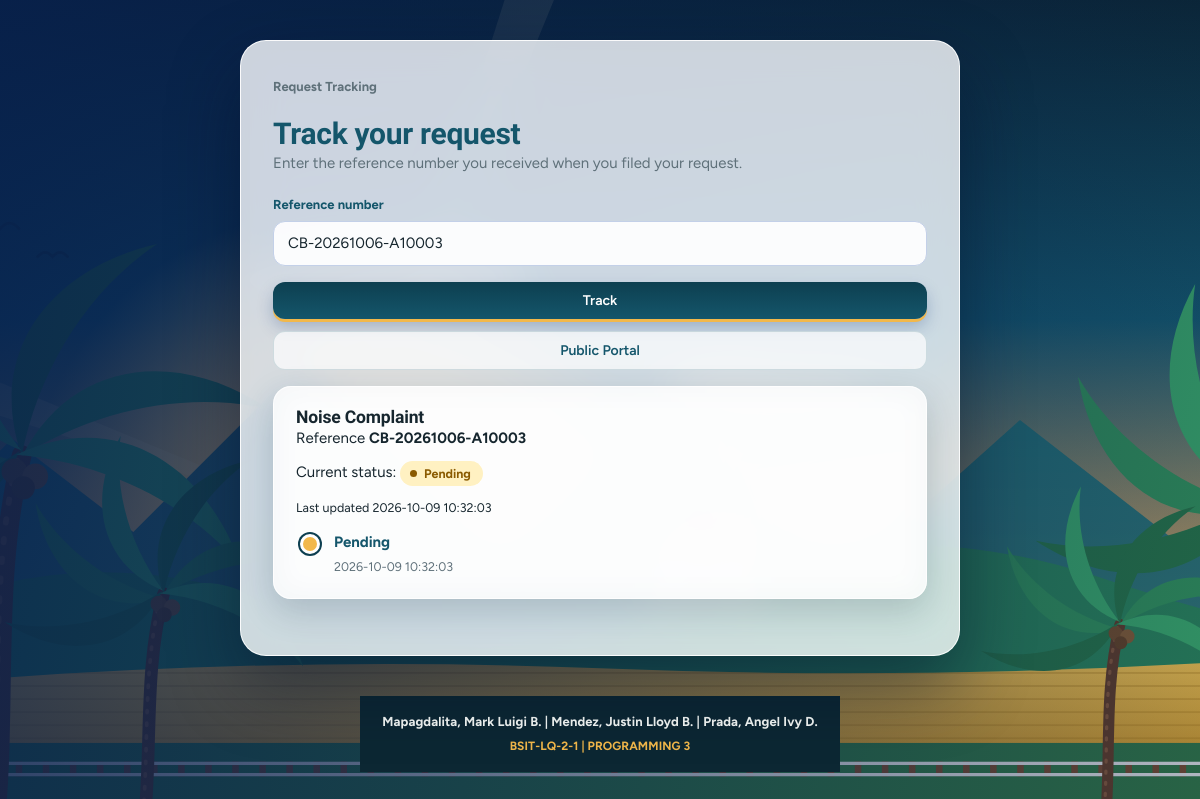
Screenshot of /track.php?reference=CB-20261006-A10003 (signed in) with the database file from the repository.
### tables this page shows
CREATE TABLE service_records (
    id INT AUTO_INCREMENT PRIMARY KEY,
    module_slug VARCHAR(80) NOT NULL,
    reference_no VARCHAR(60) NOT NULL UNIQUE,
    title VARCHAR(180) NOT NULL,
    resident_id INT NULL,
    requester_name VARCHAR(160),
    category VARCHAR(120),
    description TEXT,
    respondent_name VARCHAR(160) NULL,
    location VARCHAR(255) NULL,
    amount DECIMAL(10,2) DEFAULT 0,
    payment_method VARCHAR(40) NULL,
    payment_reference VARCHAR(100) NULL,
    attachment_path VARCHAR(255) NULL,
    attachment_name VARCHAR(255) NULL,
    status VARCHAR(80) NOT NULL DEFAULT 'Pending',
    priority VARCHAR(40) DEFAULT 'Normal',
    due_date DATE NULL,
    assigned_to INT NULL,
    created_by INT NULL,
    updated_by INT NULL,
    created_at DATETIME NOT NULL,
    updated_at DATETIME NOT NULL,
    deleted_at DATETIME NULL,
    deleted_by INT NULL,
    deleted_status VARCHAR(80) NULL,
    KEY idx_records_module_status (module_slug, status),
    KEY idx_records_due_date (due_date),
    KEY idx_records_resident (resident_id),
    KEY idx_records_updated (updated_at),
    FOREIGN KEY (resident_id) REFERENCES residents(id) ON DELETE SET NULL,
    FOREIGN KEY (assigned_to) REFERENCES users(id) ON DELETE SET NULL,
    FOREIGN KEY (created_by) REFERENCES users(id) ON DELETE SET NULL,
    FOREIGN KEY (updated_by) REFERENCES users(id) ON DELETE SET NULL
);

CREATE TABLE record_history (
    id INT AUTO_INCREMENT PRIMARY KEY,
    record_id INT NOT NULL,
    status VARCHAR(80) NOT NULL,
    notes TEXT,
    changed_by INT NULL,
    created_at DATETIME NOT NULL,
    FOREIGN KEY (record_id) REFERENCES service_records(id) ON DELETE CASCADE,
    FOREIGN KEY (changed_by) REFERENCES users(id) ON DELETE SET NULL
);

### includes/functions.php (called while the page is built, shortened)
<?php
function e(mixed $value): string
{
    return htmlspecialchars((string) $value, ENT_QUOTES, 'UTF-8');
}
function base_url(): string
{
    $script = str_replace('\\', '/', dirname($_SERVER['SCRIPT_NAME'] ?? ''));
    $base = preg_replace('#/(modules|public)$#', '', $script);
    return rtrim($base === '/' ? '' : $base, '/');
}
function app_url(string $path = ''): string
{
    return base_url() . '/' . ltrim($path, '/');
}
function fetch_one(string $sql, array $params = []): ?array
{
    $stmt = db()->prepare($sql);
    $stmt->execute($params);
    $row = $stmt->fetch();
    return $row ?: null;
}
function fetch_all(string $sql, array $params = []): array
{
    $stmt = db()->prepare($sql);
    $stmt->execute($params);
    return $stmt->fetchAll();
}
function status_class(string $status): string
{
    $normalized = strtolower(str_replace([' ', '/'], '-', $status));
    return 'status status-' . preg_replace('/[^a-z0-9-]/', '', $normalized);
}

### config/database.php (called while the page is built, shortened)
<?php
function db(): PDO
{
    static $pdo = null;
    if ($pdo instanceof PDO) {
        return $pdo;
    }
    $dsn = 'mysql:host=' . DB_HOST . ';dbname=' . DB_NAME . ';charset=' . DB_CHARSET;
    $pdo = new PDO($dsn, DB_USER, DB_PASS, [
        PDO::ATTR_ERRMODE => PDO::ERRMODE_EXCEPTION,
        PDO::ATTR_DEFAULT_FETCH_MODE => PDO::FETCH_ASSOC,
        PDO::ATTR_EMULATE_PREPARES => false,
    ]);
    return $pdo;
}

### public/track.php (the view, shortened to what this page needs)
<?php
require_once __DIR__ . '/../includes/layout.php';
$reference = trim((string) ($_GET['reference'] ?? ''));
$record = null;
$history = [];
if ($reference !== '') {
    try {
        $record = fetch_one(
            'SELECT id, reference_no, module_slug, title, status, updated_at FROM service_records WHERE reference_no = ? AND deleted_at IS NULL',
            [$reference]
        );
        if ($record) {
            $history = fetch_all('SELECT status, created_at FROM record_history WHERE record_id = ? ORDER BY id ASC', [(int) $record['id']]);
        }
    } catch (Throwable $error) {
        $notice = 'The tracking service is not ready yet. Please try again later.';
    }
}
?>
<section class="auth-card" style="width:min(100%, 720px);">
    <p class="eyebrow">Request Tracking</p>
    <h1>Track your request</h1>
    <p>Enter the reference number you received when you filed your request.</p>
    <form class="form-grid" method="get">
        <div class="form-field full">
            <label>Reference number</label>
            <input class="form-control" name="reference" value="<?= e($reference) ?>" placeholder="Example: DOC-20261006-A10001" required>
        </div>
        <div class="form-actions full">
            <button class="btn" type="submit">Track</button>
            <a class="btn btn-ghost" href="<?= e(app_url('public/index.php')) ?>">Public Portal</a>
        </div>
    </form>
    <?php if ($record): ?>
        <div class="panel" style="margin-top:16px"><div class="panel-body">
            <h3><?= e($record['title']) ?></h3>
            <p>Reference <strong><?= e($record['reference_no']) ?></strong></p>
            <p>Current status: <span class="<?= e(status_class($record['status'])) ?>"><?= e($record['status']) ?></span></p>
            <small>Last updated <?= e($record['updated_at']) ?></small>
            <?php if ($history): ?>
                <ul class="timeline" style="margin-top:12px">
                    <?php foreach ($history as $step): ?><li><strong><?= e($step['status']) ?></strong><small><?= e($step['created_at']) ?></small></li><?php endforeach; ?>
                </ul>
            <?php endif; ?>
        </div></div>
    <?php endif; ?>
</section>

### rows the page displays
service_records: title "Noise Complaint", reference_no "CB-20261006-A10003", status "Pending", updated_at "2026-10-09 10:32:03"
record_history: status "Pending", created_at "2026-10-09 10:32:03"
